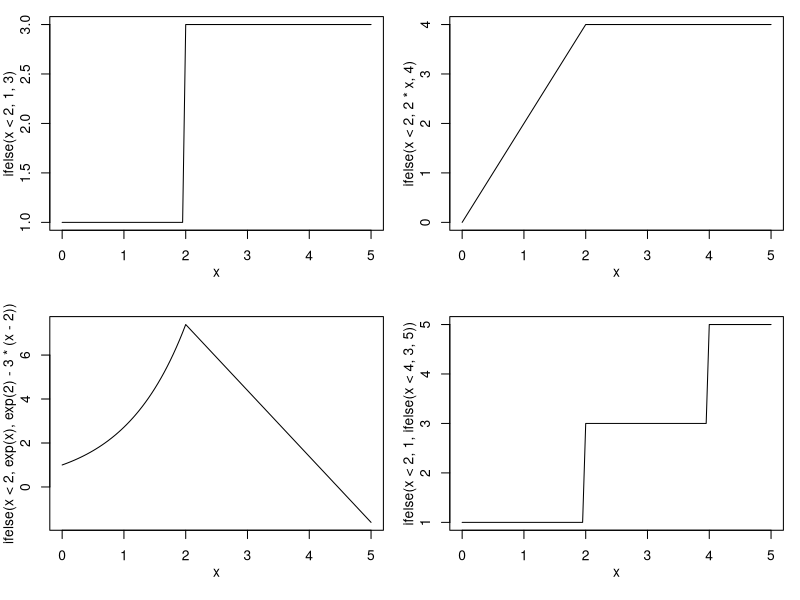

This chart was generated by the following R code:
## ---- chunk 1
knitr::opts_chunk$set(echo = TRUE)
## ---- chunk 2
result = 1
for(i in 1:10) {
  result = result*i
}
## ---- chunk 3
x = 1:10
y = numeric(10)
for(i in 1:10) {
  y[i] = exp(x[i])
}
## ---- chunk 4
x = 1:10
y = exp(x)
## ---- chunk 5
x = c(1,2,3)
y = c(2,4,NA)
## ---- chunk 6
x + y
x*y
## ---- chunk 7
mean(x)
mean(y)
## ---- chunk 8
mean(y, na.rm = TRUE)
## ---- chunk 9
length(y[!is.na(y)])
## ---- chunk 10
naive_mean = function(x, na.rm = FALSE) {
  total = sum(x, na.rm = na.rm)
  n = length(x[!is.na(x)])
  result = total/n
  return(result)
}
## ---- chunk 11
x = 1:10
naive_mean(x)
## ---- chunk 12
x = c(1,2,NA,4)
naive_mean(x)
## ---- chunk 13
naive_mean(x, na.rm = TRUE)
## ---- chunk 14
xvec = seq(0,7,length=100)
exp1_vec = 2*exp(-xvec/2)
exp2_vec = 2*exp(-xvec)
## ---- chunk 15
expfun = function(x,a=1,b=1) {
   a*exp(-b*x)
 }
exp1_vec = sapply(xvec,expfun,a=2,b=1/2)
exp2_vec = sapply(xvec,expfun,a=2,b=1)
## ---- chunk 16
x=c(-25,-16,-9,-4,-1,0,1,4,9,16,25)
sqrt(ifelse(x<0,0,x))
## ---- chunk 17
op=par(mfrow=c(2,2),mgp=c(2,1,0),mar=c(4.2,3,1,1))
curve(ifelse(x<2,1,3),from=0,to=5)
curve(ifelse(x<2,2*x,4),from=0,to=5)
curve(ifelse(x<2,exp(x),exp(2)-3*(x-2)),from=0,to=5)
curve(ifelse(x<2,1,ifelse(x<4,3,5)),from=0,to=5)
## ---- chunk 18
d1 = D(expression(x^2),"x"); d1
## ---- chunk 19
eval(d1,list(x=2))
## ---- chunk 20
D(d1,"x")
